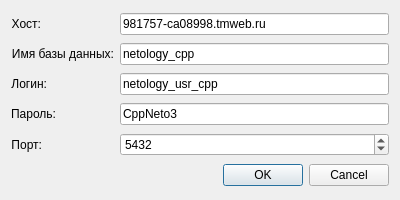
<?xml version="1.0" encoding="UTF-8"?>
<ui version="4.0">
 <class>DbData</class>
 <widget class="QDialog" name="DbData">
  <property name="geometry">
   <rect>
    <x>0</x>
    <y>0</y>
    <width>400</width>
    <height>200</height>
   </rect>
  </property>
  <property name="windowTitle">
   <string>Dialog</string>
  </property>
  <layout class="QGridLayout" name="gridLayout">
   <item row="0" column="0">
    <widget class="QLabel" name="lb_host">
     <property name="sizePolicy">
      <sizepolicy hsizetype="Fixed" vsizetype="Minimum">
       <horstretch>35</horstretch>
       <verstretch>0</verstretch>
      </sizepolicy>
     </property>
     <property name="text">
      <string>Хост:</string>
     </property>
     <property name="alignment">
      <set>Qt::AlignRight|Qt::AlignTrailing|Qt::AlignVCenter</set>
     </property>
    </widget>
   </item>
   <item row="0" column="1">
    <widget class="QLineEdit" name="le_host">
     <property name="sizePolicy">
      <sizepolicy hsizetype="Minimum" vsizetype="Fixed">
       <horstretch>0</horstretch>
       <verstretch>0</verstretch>
      </sizepolicy>
     </property>
     <property name="text">
      <string>981757-ca08998.tmweb.ru</string>
     </property>
    </widget>
   </item>
   <item row="1" column="0">
    <widget class="QLabel" name="lb_dbName">
     <property name="sizePolicy">
      <sizepolicy hsizetype="Maximum" vsizetype="Preferred">
       <horstretch>0</horstretch>
       <verstretch>0</verstretch>
      </sizepolicy>
     </property>
     <property name="text">
      <string>Имя базы данных:</string>
     </property>
     <property name="alignment">
      <set>Qt::AlignRight|Qt::AlignTrailing|Qt::AlignVCenter</set>
     </property>
    </widget>
   </item>
   <item row="1" column="1">
    <widget class="QLineEdit" name="le_dbName">
     <property name="sizePolicy">
      <sizepolicy hsizetype="Preferred" vsizetype="Fixed">
       <horstretch>0</horstretch>
       <verstretch>0</verstretch>
      </sizepolicy>
     </property>
     <property name="text">
      <string>netology_cpp</string>
     </property>
    </widget>
   </item>
   <item row="2" column="0">
    <widget class="QLabel" name="lb_login">
     <property name="sizePolicy">
      <sizepolicy hsizetype="Maximum" vsizetype="Preferred">
       <horstretch>0</horstretch>
       <verstretch>0</verstretch>
      </sizepolicy>
     </property>
     <property name="text">
      <string>Логин:</string>
     </property>
     <property name="alignment">
      <set>Qt::AlignRight|Qt::AlignTrailing|Qt::AlignVCenter</set>
     </property>
    </widget>
   </item>
   <item row="2" column="1">
    <widget class="QLineEdit" name="le_login">
     <property name="sizePolicy">
      <sizepolicy hsizetype="Preferred" vsizetype="Fixed">
       <horstretch>0</horstretch>
       <verstretch>0</verstretch>
      </sizepolicy>
     </property>
     <property name="text">
      <string>netology_usr_cpp</string>
     </property>
    </widget>
   </item>
   <item row="3" column="0">
    <widget class="QLabel" name="lb_pass">
     <property name="sizePolicy">
      <sizepolicy hsizetype="Maximum" vsizetype="Preferred">
       <horstretch>0</horstretch>
       <verstretch>0</verstretch>
      </sizepolicy>
     </property>
     <property name="text">
      <string>Пароль:</string>
     </property>
     <property name="alignment">
      <set>Qt::AlignRight|Qt::AlignTrailing|Qt::AlignVCenter</set>
     </property>
    </widget>
   </item>
   <item row="3" column="1">
    <widget class="QLineEdit" name="le_pass">
     <property name="sizePolicy">
      <sizepolicy hsizetype="Preferred" vsizetype="Fixed">
       <horstretch>0</horstretch>
       <verstretch>0</verstretch>
      </sizepolicy>
     </property>
     <property name="text">
      <string>CppNeto3</string>
     </property>
    </widget>
   </item>
   <item row="4" column="0">
    <widget class="QLabel" name="lb_port">
     <property name="sizePolicy">
      <sizepolicy hsizetype="Maximum" vsizetype="Preferred">
       <horstretch>0</horstretch>
       <verstretch>0</verstretch>
      </sizepolicy>
     </property>
     <property name="text">
      <string>Порт:</string>
     </property>
     <property name="alignment">
      <set>Qt::AlignRight|Qt::AlignTrailing|Qt::AlignVCenter</set>
     </property>
    </widget>
   </item>
   <item row="4" column="1">
    <widget class="QSpinBox" name="spB_port">
     <property name="sizePolicy">
      <sizepolicy hsizetype="Preferred" vsizetype="Fixed">
       <horstretch>0</horstretch>
       <verstretch>0</verstretch>
      </sizepolicy>
     </property>
     <property name="maximum">
      <number>65535</number>
     </property>
     <property name="value">
      <number>5432</number>
     </property>
    </widget>
   </item>
   <item row="5" column="0" colspan="2">
    <widget class="QDialogButtonBox" name="buttonBox">
     <property name="orientation">
      <enum>Qt::Horizontal</enum>
     </property>
     <property name="standardButtons">
      <set>QDialogButtonBox::Cancel|QDialogButtonBox::Ok</set>
     </property>
    </widget>
   </item>
  </layout>
 </widget>
 <resources/>
 <connections>
  <connection>
   <sender>buttonBox</sender>
   <signal>accepted()</signal>
   <receiver>DbData</receiver>
   <slot>accept()</slot>
   <hints>
    <hint type="sourcelabel">
     <x>248</x>
     <y>254</y>
    </hint>
    <hint type="destinationlabel">
     <x>157</x>
     <y>274</y>
    </hint>
   </hints>
  </connection>
  <connection>
   <sender>buttonBox</sender>
   <signal>rejected()</signal>
   <receiver>DbData</receiver>
   <slot>reject()</slot>
   <hints>
    <hint type="sourcelabel">
     <x>316</x>
     <y>260</y>
    </hint>
    <hint type="destinationlabel">
     <x>286</x>
     <y>274</y>
    </hint>
   </hints>
  </connection>
 </connections>
</ui>
